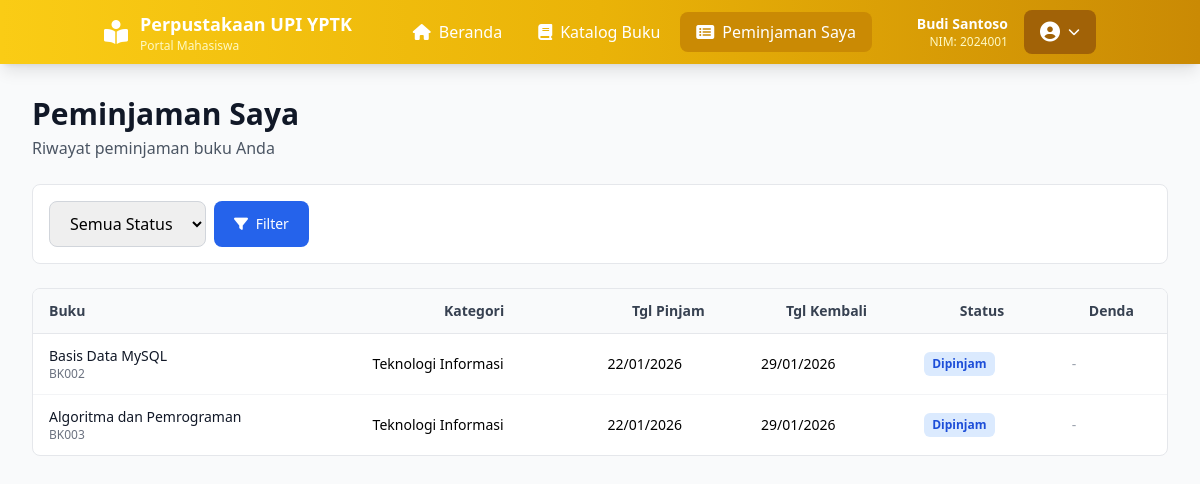
The page /student/peminjaman_saya.php (signed in) on the database its author committed.
### tables this page shows
CREATE TABLE `peminjaman` (
  `id_peminjaman` int NOT NULL,
  `id_user` int NOT NULL,
  `id_buku` int NOT NULL,
  `tanggal_pinjam` date NOT NULL,
  `tanggal_kembali` date NOT NULL,
  `tanggal_pengembalian` date DEFAULT NULL,
  `status` enum('dipinjam','dikembalikan','terlambat') DEFAULT 'dipinjam',
  `denda` decimal(10,2) DEFAULT '0.00',
  `keterangan` text,
  `created_at` timestamp NULL DEFAULT CURRENT_TIMESTAMP
);

CREATE TABLE `buku` (
  `id_buku` int NOT NULL,
  `kode_buku` varchar(50) NOT NULL,
  `judul_buku` varchar(200) NOT NULL,
  `pengarang` varchar(100) NOT NULL,
  `penerbit` varchar(100) DEFAULT NULL,
  `tahun_terbit` year DEFAULT NULL,
  `id_kategori` int DEFAULT NULL,
  `stok` int DEFAULT '0',
  `lokasi_rak` varchar(50) DEFAULT NULL,
  `foto_buku` varchar(255) DEFAULT NULL,
  `created_at` timestamp NULL DEFAULT CURRENT_TIMESTAMP
);

CREATE TABLE `kategori` (
  `id_kategori` int NOT NULL,
  `nama_kategori` varchar(100) NOT NULL,
  `keterangan` text
);

### config/session.php (called while the page is built, shortened)
<?php
function isStudentLoggedIn() {
    return isset($_SESSION['user_id']) && isset($_SESSION['user_nim']);
}
function getStudentData() {
    if (isStudentLoggedIn()) {
        return [
            'id' => $_SESSION['user_id'],
            'nim' => $_SESSION['user_nim'],
            'nama_lengkap' => $_SESSION['user_nama'] ?? '',
            'jurusan' => $_SESSION['user_jurusan'] ?? '',
            'email' => $_SESSION['user_email'] ?? ''
        ];
    }
    return null;
}
?>

### student/peminjaman_saya.php (the view, shortened to what this page needs)
<?php
require_once '../includes/header_student.php';
$conn = getConnection();
$student = getStudentData();
$where = "WHERE p.id_user = {$student['id']}";
$loans = $conn->query("
    SELECT p.*, b.judul_buku, b.kode_buku, b.pengarang, k.nama_kategori,
           DATEDIFF(CURDATE(), p.tanggal_kembali) as hari_terlambat
    FROM peminjaman p
    JOIN buku b ON p.id_buku = b.id_buku
    LEFT JOIN kategori k ON b.id_kategori = k.id_kategori
    $where
    ORDER BY p.created_at DESC
")->fetch_all(MYSQLI_ASSOC);
?>
<div class="min-h-screen bg-gray-50">
<div class="max-w-7xl mx-auto px-4 sm:px-6 lg:px-8 py-6 sm:py-8">
<div class="mb-6">
    <h2 class="text-2xl sm:text-3xl font-bold text-gray-900 mb-1">Peminjaman Saya</h2>
    <p class="text-sm sm:text-base text-gray-600">Riwayat peminjaman buku Anda</p>
</div>
<div class="bg-white rounded-lg border border-gray-200 p-4 mb-6">
<form method="GET" class="flex flex-col sm:flex-row gap-2">
    <select name="status" class="px-4 py-2.5 border border-gray-300 rounded-lg">
        <option value="">Semua Status</option>
    </select>
    <button class="bg-blue-600 hover:bg-blue-700 text-white px-5 py-2.5 rounded-lg text-sm">
        <i class="fas fa-filter mr-1"></i> Filter
    </button>
</form>
</div>
<div class="bg-white rounded-lg border border-gray-200 overflow-hidden">
<div class="overflow-x-auto">
<table class="w-full text-sm">
<thead class="bg-gray-50 border-b border-gray-200">
<tr>
    <th class="px-4 py-3 text-left font-semibold text-gray-700">Buku</th>
    <th class="px-4 py-3 hidden md:table-cell font-semibold text-gray-700">Kategori</th>
    <th class="px-4 py-3 hidden md:table-cell font-semibold text-gray-700">Tgl Pinjam</th>
    <th class="px-4 py-3 hidden md:table-cell font-semibold text-gray-700">Tgl Kembali</th>
    <th class="px-4 py-3 font-semibold text-gray-700">Status</th>
    <th class="px-4 py-3 hidden lg:table-cell font-semibold text-gray-700">Denda</th>
</tr>
</thead>
<tbody class="divide-y divide-gray-100">
<?php if ($loans): foreach ($loans as $l): ?>
<tr class="hover:bg-gray-50 transition">
<td class="px-4 py-3">
    <div class="font-medium text-gray-900"><?= htmlspecialchars($l['judul_buku']); ?></div>
    <div class="text-xs text-gray-500"><?= htmlspecialchars($l['kode_buku']); ?></div>
</td>
<td class="px-4 py-3 hidden md:table-cell">
    <?= htmlspecialchars($l['nama_kategori'] ?? 'Umum'); ?>
</td>
<td class="px-4 py-3 hidden md:table-cell">
    <?= date('d/m/Y', strtotime($l['tanggal_pinjam'])); ?>
</td>
<td class="px-4 py-3 hidden md:table-cell">
    <?= date('d/m/Y', strtotime($l['tanggal_kembali'])); ?>
</td>
<td class="px-4 py-3">
<?php
$status_cfg = [
    'dipinjam' => ['bg'=>'bg-blue-100','text'=>'text-blue-700','label'=>'Dipinjam'],
    'dikembalikan' => ['bg'=>'bg-green-100','text'=>'text-green-700','label'=>'Dikembalikan'],
    'terlambat' => ['bg'=>'bg-red-100','text'=>'text-red-700','label'=>'Terlambat'],
];
$s = $status_cfg[$l['status']];
?>
<span class="inline-flex px-2 py-1 rounded-md text-xs font-semibold <?= $s['bg'].' '.$s['text']; ?>">
    <?= $s['label']; ?>
</span>
</td>
<td class="px-4 py-3 hidden lg:table-cell">
<?php if ($l['denda'] > 0): ?>
<span class="font-semibold text-red-600">
Rp <?= number_format($l['denda'],0,',','.'); ?>
</span>
<?php else: ?>
<span class="text-gray-400">-</span>
<?php endif; ?>
</td>
</tr>
<?php endforeach; endif; ?>
</tbody>
</table>
</div>
</div>
</div>
</div>

### includes/header_student.php (style rules this page uses)
:root { --yellow-primary: #FCD34D; --yellow-dark: #F59E0B; --yellow-light: #FEF3C7; }

### rows shown on the page
peminjaman: id_buku.judul_buku "Basis Data MySQL", id_buku.kode_buku "BK002", kategori.nama_kategori "Teknologi Informasi", tanggal_pinjam "22/01/2026", tanggal_kembali "29/01/2026", status "Dipinjam"
peminjaman: id_buku.judul_buku "Algoritma dan Pemrograman", id_buku.kode_buku "BK003", kategori.nama_kategori "Teknologi Informasi", tanggal_pinjam "22/01/2026", tanggal_kembali "29/01/2026", status "Dipinjam"

### other values the page prints
$student['nama_lengkap'] "Budi Santoso"
$student['nim'] "2024001"
